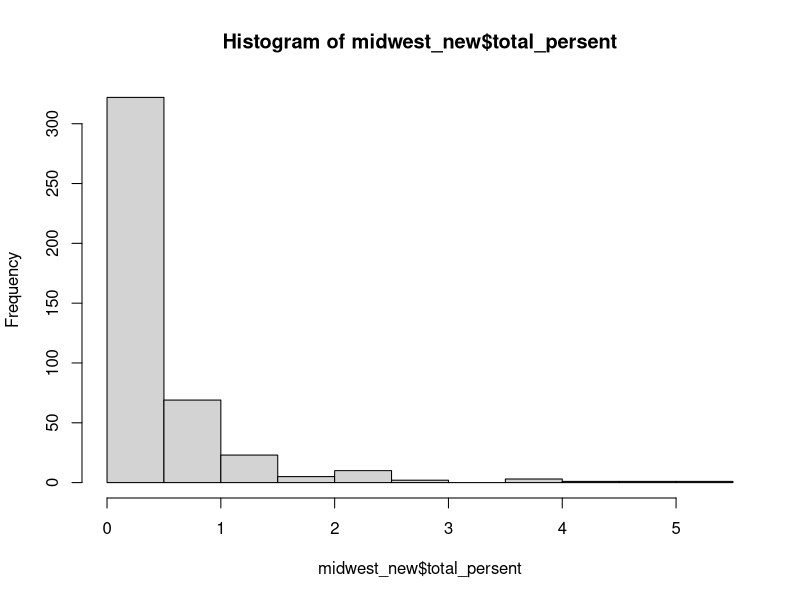
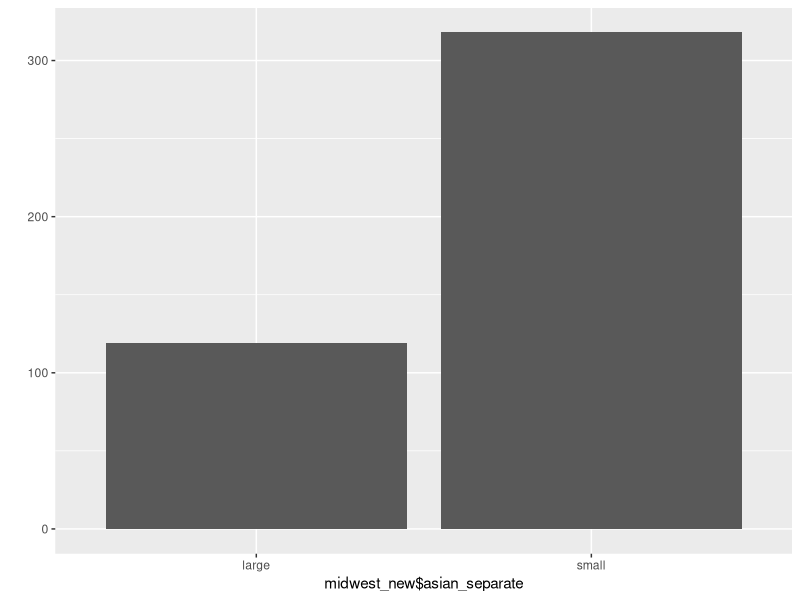

R code for these plots, in order:
# ----------------------------------------------------------------# 
library("dplyr") #  패키지 호출 
# ggplo2의 midwest 데이터를 데이터 프레임 형태로 불러오기
midwest <- as.data.frame(ggplot2::midwest)

head(midwest)     # Raw 데이터 앞부분 확인
tail(midwest)     # Raw 데이터 뒷부분 확인
View(midwest)     # Raw 데이터 뷰어 창에서 확인
dim(midwest)      # 행, 열 출력
str(midwest)      # 데이터 속성 확인
summary(midwest)  # 요약 통계량 출력

# ----------------------------------------------------------------# 
midwest_new <- midwest # 사본생성 
midwest_new <- rename(midwest_new, total = poptotal)  # 이름 변경 poptotal -> total
midwest_new <- rename(midwest_new, asian = popasian)  # 이름 변경 popasian -> asian
# ----------------------------------------------------------------# 
# 파생변수 
# midwest_new$total_n <- (midwest_new$total + midwest_new$asian)/2  
midwest_new$total_persent <- (midwest_new$asian/midwest_new$total )*100

head(midwest_new) # 데이터 확인 
hist(midwest_new$total_persent) # 히스토그램 생성 
total_mean <- mean(midwest_new$total_persent) # 사용하기 쉽게 변수에 담기
# ----------------------------------------------------------------# 

# 조건문 파생변수 
midwest_new$asian_separate <- ifelse( midwest_new$total_persent >= total_mean, "large", "small")  # 조건문 활용

# 5. 빈도 확인 
table(midwest_new$asian_separate) # 위에서 만든 midwest_new$asian_separate 대한 빈도표 생성 
library("ggplot2") # bar chart
qplot(midwest_new$asian_separate) # 막대 그래프 그리기

# ----------------------------------------------------------------# 

